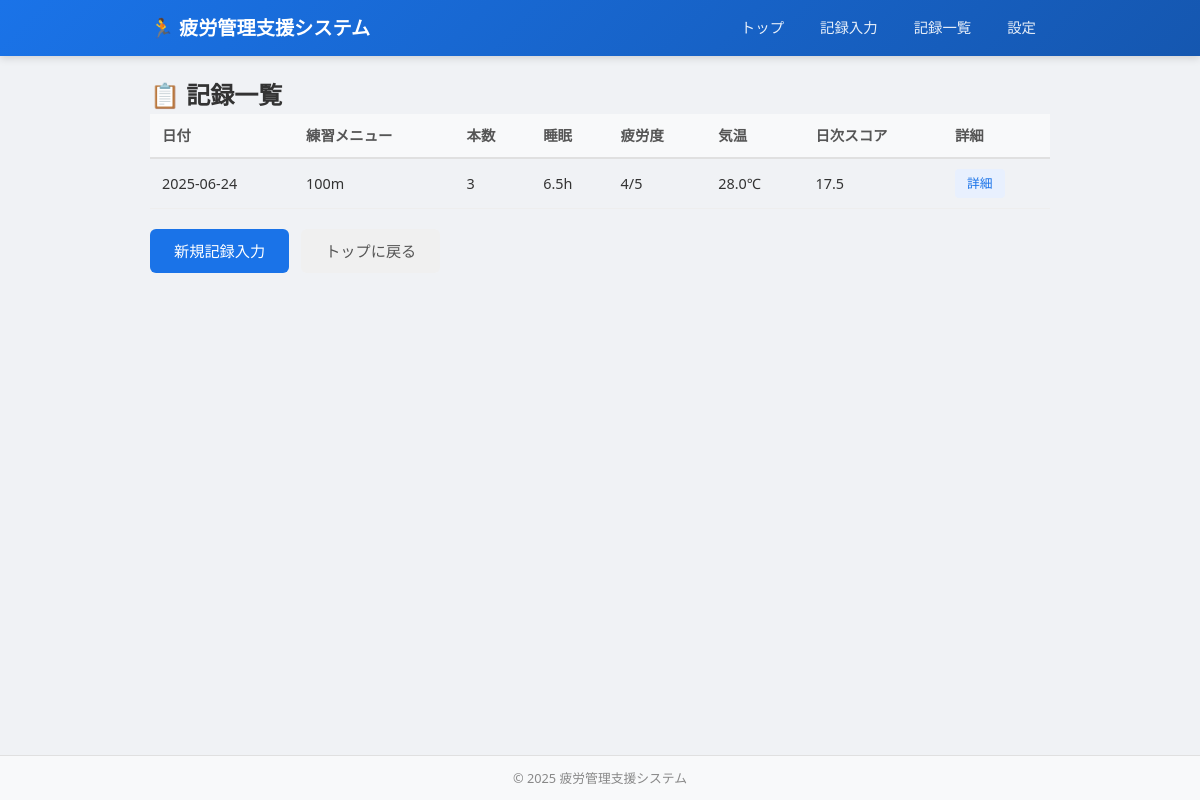
Before: /records with the older database file.
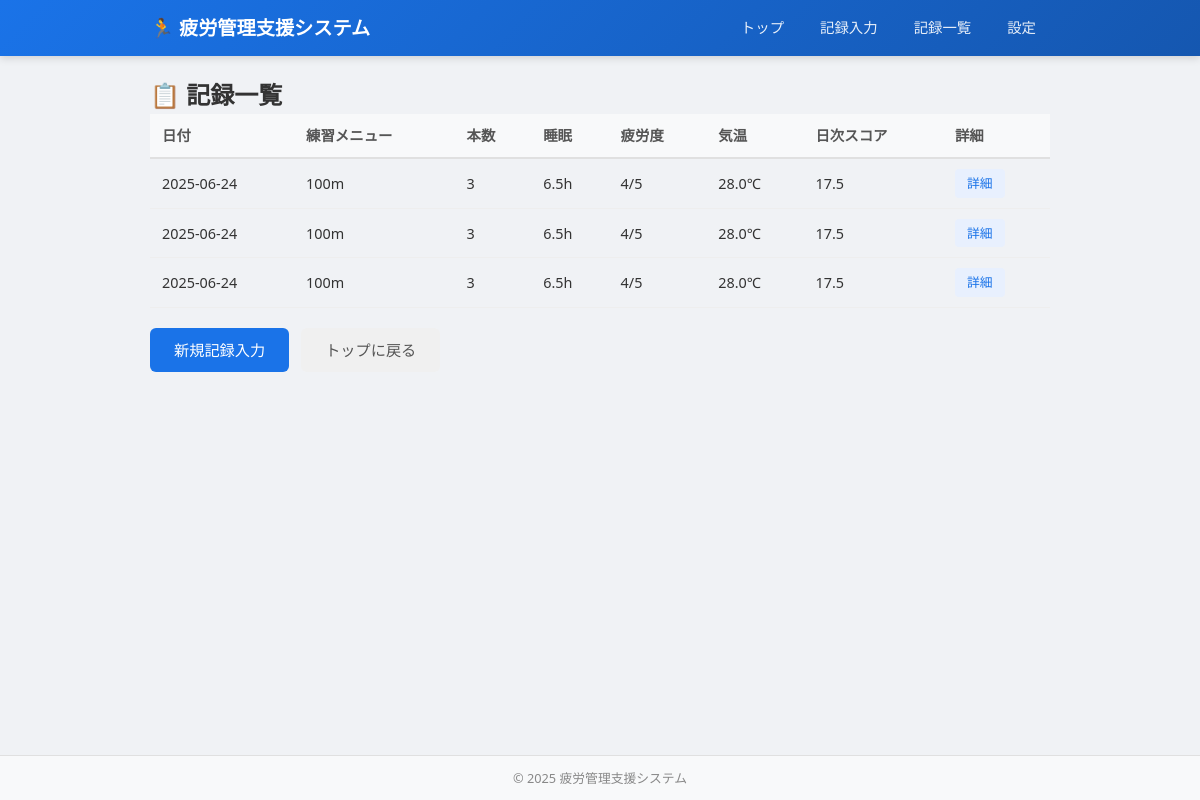
After: the same page with the newer database file.
### models.py (models this page shows)
class TrainingRecord(db.Model):
    __tablename__ = 'training_records'
    id = db.Column(db.Integer, primary_key=True)
    user_id = db.Column(db.Integer, db.ForeignKey('users.id'), nullable=False)
    record_date = db.Column(db.Date, nullable=False)
    menu_name = db.Column(db.String(200), nullable=False)
    menu_count = db.Column(db.Integer, nullable=False, default=1)
    training_score = db.Column(db.Float, default=0.0)
    sleep_hours = db.Column(db.Float, default=0.0)
    sleep_score = db.Column(db.Float, default=0.0)
    subjective_fatigue = db.Column(db.Integer, default=3)
    fatigue_score_self = db.Column(db.Float, default=0.0)
    temperature = db.Column(db.Float, default=20.0)
    temperature_score = db.Column(db.Float, default=0.0)
    running_score = db.Column(db.Float, default=0.0)
    daily_fatigue_score = db.Column(db.Float, default=0.0)
    remark = db.Column(db.Text, default='')
    created_at = db.Column(db.DateTime, default=lambda: datetime.now(timezone.utc))
    updated_at = db.Column(
        db.DateTime,
        default=lambda: datetime.now(timezone.utc),
        onupdate=lambda: datetime.now(timezone.utc)
    )
    videos = db.relationship('VideoRecord', backref='training_record', lazy=True)

### routes/records.py (the view)
@records_bp.route('/records')
def record_list():
    user = User.query.first()
    if not user:
        flash('ユーザーが見つかりません。', 'error')
        return redirect(url_for('main.index'))
    records = TrainingRecord.query.filter(
        TrainingRecord.user_id == user.id
    ).order_by(TrainingRecord.record_date.desc()).all()
    return render_template('record_list.html', records=records)

### templates/record_list.html
{% extends "base.html" %}
{% block content %}
<div class="container">
    <h2>📋 記録一覧</h2>
    {% if records %}
        <table class="data-table">
            <thead>
                <tr>
                    <th>日付</th>
                    <th>練習メニュー</th>
                    <th>本数</th>
                    <th>睡眠</th>
                    <th>疲労度</th>
                    <th>気温</th>
                    <th>日次スコア</th>
                    <th>詳細</th>
                </tr>
            </thead>
            <tbody>
                {% for r in records %}
                <tr>
                    <td>{{ r.record_date.strftime('%Y-%m-%d') }}</td>
                    <td>{{ r.menu_name }}</td>
                    <td>{{ r.menu_count }}</td>
                    <td>{{ r.sleep_hours }}h</td>
                    <td>{{ r.subjective_fatigue }}/5</td>
                    <td>{{ r.temperature }}℃</td>
                    <td>{{ r.daily_fatigue_score }}</td>
                    <td><a href="{{ url_for('records.record_detail', record_id=r.id) }}" class="btn-small">詳細</a></td>
                </tr>
                {% endfor %}
            </tbody>
        </table>
    {% else %}
        <div class="empty-state">
            <p>まだ記録がありません。</p>
            <a href="{{ url_for('records.record_new') }}" class="btn-primary">記録を入力する</a>
        </div>
    {% endif %}
    <div class="form-actions">
        <a href="{{ url_for('records.record_new') }}" class="btn-primary">新規記録入力</a>
        <a href="{{ url_for('main.index') }}" class="btn-secondary">トップに戻る</a>
    </div>
</div>
{% endblock %}

Changed rows visible on the page:
added TrainingRecord: record_date "2025-06-24", menu_name "100m", menu_count "3", sleep_hours "6.5", subjective_fatigue "4", temperature "28.0", daily_fatigue_score "17.5"
added TrainingRecord: record_date "2025-06-24", menu_name "100m", menu_count "3", sleep_hours "6.5", subjective_fatigue "4", temperature "28.0", daily_fatigue_score "17.5"
